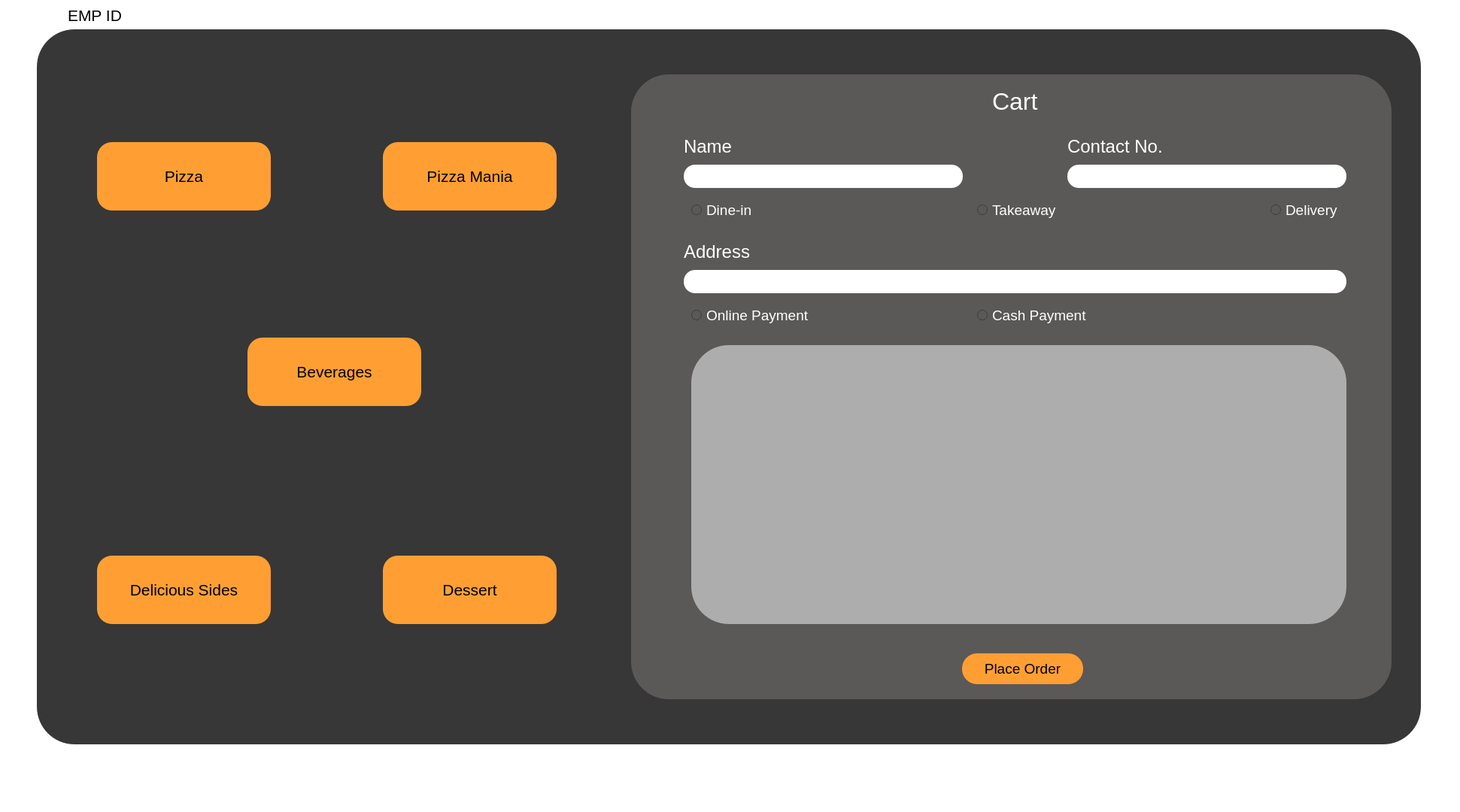
<?xml version="1.0" encoding="UTF-8"?>
<ui version="4.0">
 <class>MainWindow</class>
 <widget class="QMainWindow" name="MainWindow">
  <property name="geometry">
   <rect>
    <x>0</x>
    <y>0</y>
    <width>1941</width>
    <height>1080</height>
   </rect>
  </property>
  <property name="windowTitle">
   <string>Pizza House</string>
  </property>
  <property name="windowIcon">
   <iconset>
    <normaloff>../img/titleicon.jpeg</normaloff>../img/titleicon.jpeg</iconset>
  </property>
  <property name="styleSheet">
   <string notr="true">background-color: rgb(255, 255, 255);</string>
  </property>
  <widget class="QWidget" name="centralwidget">
   <widget class="QFrame" name="frame">
    <property name="geometry">
     <rect>
      <x>49</x>
      <y>39</y>
      <width>1840</width>
      <height>951</height>
     </rect>
    </property>
    <property name="styleSheet">
     <string notr="true">QFrame{
background-color: rgb(55, 55, 55);
border-radius: 50px;
}</string>
    </property>
    <property name="frameShape">
     <enum>QFrame::StyledPanel</enum>
    </property>
    <property name="frameShadow">
     <enum>QFrame::Raised</enum>
    </property>
    <widget class="QFrame" name="frame_2">
     <property name="geometry">
      <rect>
       <x>790</x>
       <y>60</y>
       <width>1011</width>
       <height>831</height>
      </rect>
     </property>
     <property name="styleSheet">
      <string notr="true">background-color: rgb(91, 88, 88);</string>
     </property>
     <property name="frameShape">
      <enum>QFrame::StyledPanel</enum>
     </property>
     <property name="frameShadow">
      <enum>QFrame::Raised</enum>
     </property>
     <widget class="QLabel" name="label">
      <property name="geometry">
       <rect>
        <x>480</x>
        <y>10</y>
        <width>71</width>
        <height>51</height>
       </rect>
      </property>
      <property name="font">
       <font>
        <family>Segoe UI</family>
        <pointsize>24</pointsize>
       </font>
      </property>
      <property name="styleSheet">
       <string notr="true">color: rgb(255, 255, 255);</string>
      </property>
      <property name="text">
       <string>Cart</string>
      </property>
     </widget>
     <widget class="QLabel" name="label_2">
      <property name="geometry">
       <rect>
        <x>70</x>
        <y>70</y>
        <width>71</width>
        <height>51</height>
       </rect>
      </property>
      <property name="font">
       <font>
        <family>Segoe UI</family>
        <pointsize>18</pointsize>
       </font>
      </property>
      <property name="styleSheet">
       <string notr="true">color: rgb(255, 255, 255);</string>
      </property>
      <property name="text">
       <string>Name</string>
      </property>
     </widget>
     <widget class="QLabel" name="label_3">
      <property name="geometry">
       <rect>
        <x>580</x>
        <y>70</y>
        <width>131</width>
        <height>51</height>
       </rect>
      </property>
      <property name="font">
       <font>
        <family>Segoe UI</family>
        <pointsize>18</pointsize>
       </font>
      </property>
      <property name="styleSheet">
       <string notr="true">color: rgb(255, 255, 255);</string>
      </property>
      <property name="text">
       <string>Contact No.</string>
      </property>
     </widget>
     <widget class="QLineEdit" name="lineEdit_cname">
      <property name="geometry">
       <rect>
        <x>70</x>
        <y>120</y>
        <width>371</width>
        <height>31</height>
       </rect>
      </property>
      <property name="font">
       <font>
        <pointsize>12</pointsize>
       </font>
      </property>
      <property name="styleSheet">
       <string notr="true">QLineEdit{
background-color: rgb(255, 255, 255);
border-radius: 15px;
}</string>
      </property>
     </widget>
     <widget class="QLineEdit" name="lineEdit_ccontact">
      <property name="geometry">
       <rect>
        <x>580</x>
        <y>120</y>
        <width>371</width>
        <height>31</height>
       </rect>
      </property>
      <property name="font">
       <font>
        <pointsize>12</pointsize>
       </font>
      </property>
      <property name="styleSheet">
       <string notr="true">QLineEdit{
background-color: rgb(255, 255, 255);
border-radius: 15px;
}</string>
      </property>
     </widget>
     <widget class="QRadioButton" name="radioButton_dinein">
      <property name="geometry">
       <rect>
        <x>80</x>
        <y>170</y>
        <width>161</width>
        <height>21</height>
       </rect>
      </property>
      <property name="font">
       <font>
        <family>Segoe UI</family>
        <pointsize>14</pointsize>
       </font>
      </property>
      <property name="styleSheet">
       <string notr="true">color: rgb(255, 255, 255);</string>
      </property>
      <property name="text">
       <string>Dine-in</string>
      </property>
     </widget>
     <widget class="QRadioButton" name="radioButton_take">
      <property name="geometry">
       <rect>
        <x>460</x>
        <y>170</y>
        <width>161</width>
        <height>21</height>
       </rect>
      </property>
      <property name="font">
       <font>
        <family>Segoe UI</family>
        <pointsize>14</pointsize>
       </font>
      </property>
      <property name="styleSheet">
       <string notr="true">color: rgb(255, 255, 255);</string>
      </property>
      <property name="text">
       <string>Takeaway</string>
      </property>
     </widget>
     <widget class="QRadioButton" name="radioButton_del">
      <property name="geometry">
       <rect>
        <x>850</x>
        <y>170</y>
        <width>101</width>
        <height>21</height>
       </rect>
      </property>
      <property name="font">
       <font>
        <family>Segoe UI</family>
        <pointsize>14</pointsize>
       </font>
      </property>
      <property name="styleSheet">
       <string notr="true">color: rgb(255, 255, 255);</string>
      </property>
      <property name="text">
       <string>Delivery</string>
      </property>
     </widget>
     <widget class="QLabel" name="label_4">
      <property name="geometry">
       <rect>
        <x>70</x>
        <y>210</y>
        <width>91</width>
        <height>51</height>
       </rect>
      </property>
      <property name="font">
       <font>
        <family>Segoe UI</family>
        <pointsize>18</pointsize>
       </font>
      </property>
      <property name="styleSheet">
       <string notr="true">color: rgb(255, 255, 255);</string>
      </property>
      <property name="text">
       <string>Address</string>
      </property>
     </widget>
     <widget class="QLineEdit" name="lineEdit_cadd">
      <property name="geometry">
       <rect>
        <x>70</x>
        <y>260</y>
        <width>881</width>
        <height>31</height>
       </rect>
      </property>
      <property name="font">
       <font>
        <pointsize>12</pointsize>
       </font>
      </property>
      <property name="styleSheet">
       <string notr="true">QLineEdit{
background-color: rgb(255, 255, 255);
border-radius: 15px;
}</string>
      </property>
     </widget>
     <widget class="QRadioButton" name="radioButton_cp">
      <property name="geometry">
       <rect>
        <x>460</x>
        <y>310</y>
        <width>161</width>
        <height>21</height>
       </rect>
      </property>
      <property name="font">
       <font>
        <family>Segoe UI</family>
        <pointsize>14</pointsize>
       </font>
      </property>
      <property name="styleSheet">
       <string notr="true">color: rgb(255, 255, 255);</string>
      </property>
      <property name="text">
       <string>Cash Payment</string>
      </property>
     </widget>
     <widget class="QRadioButton" name="radioButton_op">
      <property name="geometry">
       <rect>
        <x>80</x>
        <y>310</y>
        <width>161</width>
        <height>21</height>
       </rect>
      </property>
      <property name="font">
       <font>
        <family>Segoe UI</family>
        <pointsize>14</pointsize>
       </font>
      </property>
      <property name="styleSheet">
       <string notr="true">color: rgb(255, 255, 255);</string>
      </property>
      <property name="text">
       <string>Online Payment</string>
      </property>
     </widget>
     <widget class="QTableView" name="tableView">
      <property name="geometry">
       <rect>
        <x>80</x>
        <y>360</y>
        <width>871</width>
        <height>371</height>
       </rect>
      </property>
      <property name="styleSheet">
       <string notr="true">background-color: rgb(174, 173, 173);</string>
      </property>
     </widget>
     <widget class="QPushButton" name="pushButton_order">
      <property name="geometry">
       <rect>
        <x>440</x>
        <y>770</y>
        <width>161</width>
        <height>41</height>
       </rect>
      </property>
      <property name="font">
       <font>
        <family>Segoe UI</family>
        <pointsize>14</pointsize>
       </font>
      </property>
      <property name="styleSheet">
       <string notr="true">QPushButton{
background-color: rgb(255, 159, 51);
	color: rgb(0, 0, 0);
border-radius: 20px;
}</string>
      </property>
      <property name="text">
       <string>Place Order</string>
      </property>
     </widget>
    </widget>
    <widget class="QPushButton" name="pushButton_pizza">
     <property name="geometry">
      <rect>
       <x>80</x>
       <y>150</y>
       <width>231</width>
       <height>91</height>
      </rect>
     </property>
     <property name="font">
      <font>
       <family>Segoe UI</family>
       <pointsize>16</pointsize>
      </font>
     </property>
     <property name="styleSheet">
      <string notr="true">QPushButton{
background-color: rgb(255, 159, 51);
	color: rgb(0, 0, 0);
border-radius: 20px;
}</string>
     </property>
     <property name="text">
      <string>Pizza</string>
     </property>
    </widget>
    <widget class="QPushButton" name="pushButton_pizzam">
     <property name="geometry">
      <rect>
       <x>460</x>
       <y>150</y>
       <width>231</width>
       <height>91</height>
      </rect>
     </property>
     <property name="font">
      <font>
       <family>Segoe UI</family>
       <pointsize>16</pointsize>
      </font>
     </property>
     <property name="styleSheet">
      <string notr="true">QPushButton{
background-color: rgb(255, 159, 51);
	color: rgb(0, 0, 0);
border-radius: 20px;
}</string>
     </property>
     <property name="text">
      <string>Pizza Mania</string>
     </property>
    </widget>
    <widget class="QPushButton" name="pushButton_dsides">
     <property name="geometry">
      <rect>
       <x>80</x>
       <y>700</y>
       <width>231</width>
       <height>91</height>
      </rect>
     </property>
     <property name="font">
      <font>
       <family>Segoe UI</family>
       <pointsize>16</pointsize>
      </font>
     </property>
     <property name="styleSheet">
      <string notr="true">QPushButton{
background-color: rgb(255, 159, 51);
	color: rgb(0, 0, 0);
border-radius: 20px;
}</string>
     </property>
     <property name="text">
      <string>Delicious Sides</string>
     </property>
    </widget>
    <widget class="QPushButton" name="pushButton_dessert">
     <property name="geometry">
      <rect>
       <x>460</x>
       <y>700</y>
       <width>231</width>
       <height>91</height>
      </rect>
     </property>
     <property name="font">
      <font>
       <family>Segoe UI</family>
       <pointsize>16</pointsize>
      </font>
     </property>
     <property name="styleSheet">
      <string notr="true">QPushButton{
background-color: rgb(255, 159, 51);
	color: rgb(0, 0, 0);
border-radius: 20px;
}</string>
     </property>
     <property name="text">
      <string>Dessert</string>
     </property>
    </widget>
    <widget class="QPushButton" name="pushButton_bev">
     <property name="geometry">
      <rect>
       <x>280</x>
       <y>410</y>
       <width>231</width>
       <height>91</height>
      </rect>
     </property>
     <property name="font">
      <font>
       <family>Segoe UI</family>
       <pointsize>16</pointsize>
      </font>
     </property>
     <property name="styleSheet">
      <string notr="true">QPushButton{
background-color: rgb(255, 159, 51);
	color: rgb(0, 0, 0);
border-radius: 20px;
}</string>
     </property>
     <property name="text">
      <string>Beverages</string>
     </property>
    </widget>
   </widget>
   <widget class="QLabel" name="label_showempid">
    <property name="geometry">
     <rect>
      <x>90</x>
      <y>10</y>
      <width>261</width>
      <height>21</height>
     </rect>
    </property>
    <property name="font">
     <font>
      <family>Segoe UI</family>
      <pointsize>16</pointsize>
     </font>
    </property>
    <property name="text">
     <string>EMP ID</string>
    </property>
   </widget>
  </widget>
 </widget>
 <resources/>
 <connections/>
</ui>
